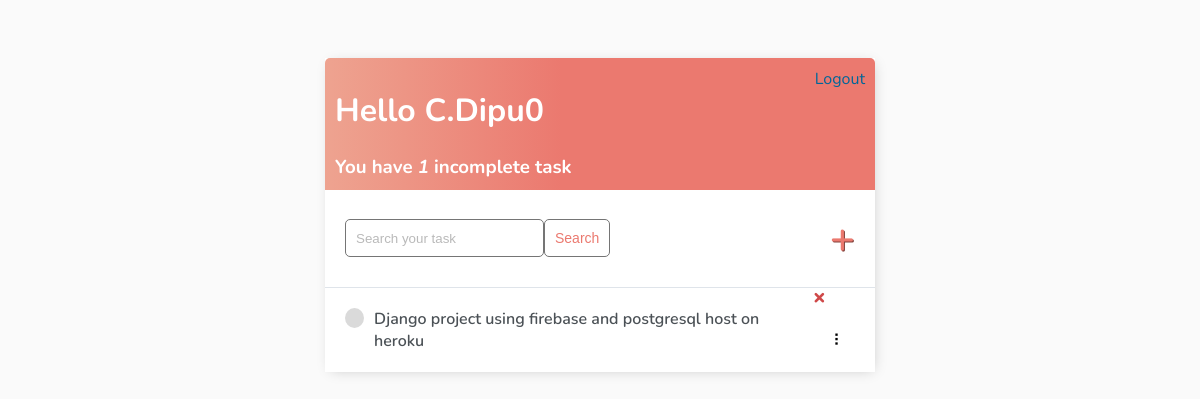
/ (signed in), run on an earlier commit of the app's database.
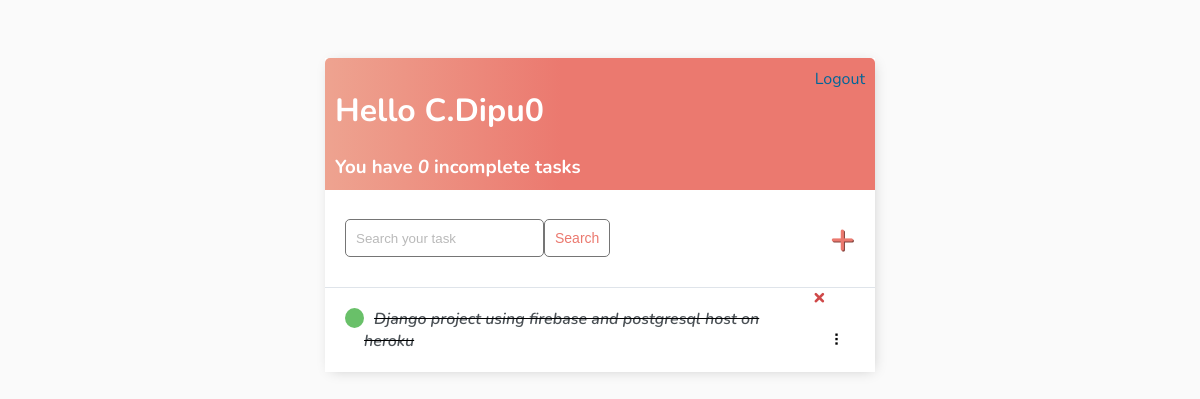
And on a later commit of the database.
### todolistapp/models.py (models this page shows)
class Task(models.Model):
    user = models.ForeignKey(User, on_delete=models.CASCADE, null=True, blank=True)
    title =models.CharField(max_length=300)
    description = models.TextField(null=True, blank=True)
    complete = models.BooleanField(default=False)
    created = models.DateTimeField(auto_now_add=True)
    def __str__(self):
        return self.title

### todolistapp/views.py (the view)
# urls.py: path('', TaskList.as_view(), name='tasks'),
class TaskList(LoginRequiredMixin, ListView):
    model = Task
    context_object_name = 'tasks'
    def get_context_data(self, **kwargs):
        context = super().get_context_data(**kwargs)
        context['tasks'] = context['tasks'].filter(user=self.request.user)
        context['count'] = context['tasks'].filter(complete=False).count()
        search_input = self.request.GET.get('search-area') or ''
        if search_input:
            context['tasks'] = context['tasks'].filter(
                title__contains=search_input)
        context['search_input'] = search_input
        return context

### todolistapp/templates/todolistapp/task_list.html (shortened to what this page needs)
{% extends 'todolistapp/main.html' %} {% block content %}
<div class="header-bar">
    <div>
        <h1>Hello {{request.user|title}}</h1>
        <h3 style="margin:0">You have <i>{{count}}</i> incomplete task{{ count|pluralize:"s" }}</h3>
    </div>
    {% if request.user.is_authenticated %}
    <form action="{% url 'logout' %}" method="post" style="display:inline;">
        <button type="submit" style="background:none!important; border:none; padding:0!important; font: inherit; color:#069; cursor:pointer;">Logout</button>
    </form>
    {% else %}
    <a href="{% url 'login' %}">Login</a>
    {% endif %}
</div>
<div id="search-add-wrapper">
    <form method="GET" style="display: flex;">
        <input type='text' name='search-area' placeholder="Search your task" value="{{search_input}}">
        <input class="button" type="submit" value='Search'>
    </form>
    {% if tasks|length > 0 %}
    <a id="add-link" href="{% url 'task-create' %}">&#x2b;</a>
    {% endif %}
</div>
<div id="tasklist" class="task-items-wrapper">
    {% for task in tasks %}
    <div class="task-wrapper" data-position="{{task.pk}}">
        <div class="task-title">
            {% if task.complete %}
            <div class="task-complete-icon"></div>
            <i><s><a href="{% url 'task-update' task.id %}">{{task}}</a></s></i> {% else %}
            <div class="task-incomplete-icon"></div>
            <a href="{% url 'task-update' task.id %}">{{task}}</a> {% endif %}
        </div>
        <div class="task-controls">
            <a class="delete-link" href="{% url 'task-delete' task.id %}">&#215;</a>
            <span class="handle">&nbsp;&#10247;</span>
        </div>
    </div>
    {% empty %}
    <div style="text-align: center; padding-bottom: 10px; line-height: 1em;">
        <h3>No new tasks are created.</h3>
        <h3>Create a <a style="text-decoration: none; color: #e53935;" href="{% url 'task-create' %}">New task</a> !
        </h3>
    </div>
    {% endfor %}
</div>
{% endblock content %}

### todolistapp/templates/todolistapp/main.html (shortened to what this page needs)
<!DOCTYPE html>
<html lang="en">
<head>
</head>
<body>
    <div class="container">
        {% block content %} {% endblock content %}
    </div>
</body>
</html>

### todolistapp/templates/todolistapp/main.html (style rules this page uses)
body { background-color: #FAFAFA; font-family: 'Nunito', sans-serif; padding-top: 50px; }
h1, h2, h3, h4, h5, h6, { font-family: 'Raleway', sans-serif; }
a, p { color: #4b5156 }
a { font-weight: 600; }
.container { max-width: 550px; margin: auto; background-color: #fff; -webkit-box-shadow: 2px 2px 13px -4px rgba(0, 0, 0, 0.21); box-shadow: 2px 2px 13px -4px rgba(0, 0, 0, 0.21); }
input { outline: none; border: none; }
.header-bar { display: flex; justify-content: space-between; color: #fff; padding: 10px; border-radius: 5px 5px 0 0; background: linear-gradient(90deg, #EEA390 0%, #EB796F 43%, #EB796F 100%); }
.task-wrapper { display: flex; align-items: center; justify-content: space-between; background-color: #fff; border-top: 1px solid #dfe4ea; overflow: hidden; }
.task-title { display: flex; padding: 20px; }
.task-title a { text-decoration: none; color: #4b5156; margin-left: 10px; }
.task-complete-icon { height: 20px; width: 20px; background-color: rgb(105, 192, 105); border-radius: 50%; }
.delete-link { text-decoration: none; font-weight: 900; color: #cf4949; font-size: 22px; line-height: 0; padding: 20px 0px; }
.handle { display: inline-block; padding: 20px 16px; cursor: grab; user-select: none; }
.handle:after, .handle:before { display: block; content: ""; }
#add-link { color: #EB796F; text-decoration: none; font-size: 42px; text-shadow: 1px 1px #81413b; }
#search-add-wrapper { display: flex; justify-content: space-between; align-items: center; padding: 20px; }
input[type=text], input[type=password], textarea { border: 1px solid #757575; border-radius: 5px; padding: 10px; width: 90%; }
::placeholder { font-weight: 300; opacity: 0.5; }
.button { border: 1px solid #757575; background-color: #FFF; color: #EB796F; padding: 10px; font-size: 14px; border-radius: 5px; cursor: pointer; text-decoration: none; }

What changed in the data, as far as the page shows it:
changed Task "Django project using firebase and postgresql host on heroku": complete False → True (drawn)
Also different on the page:
{{ count }}: "1" → "0"
